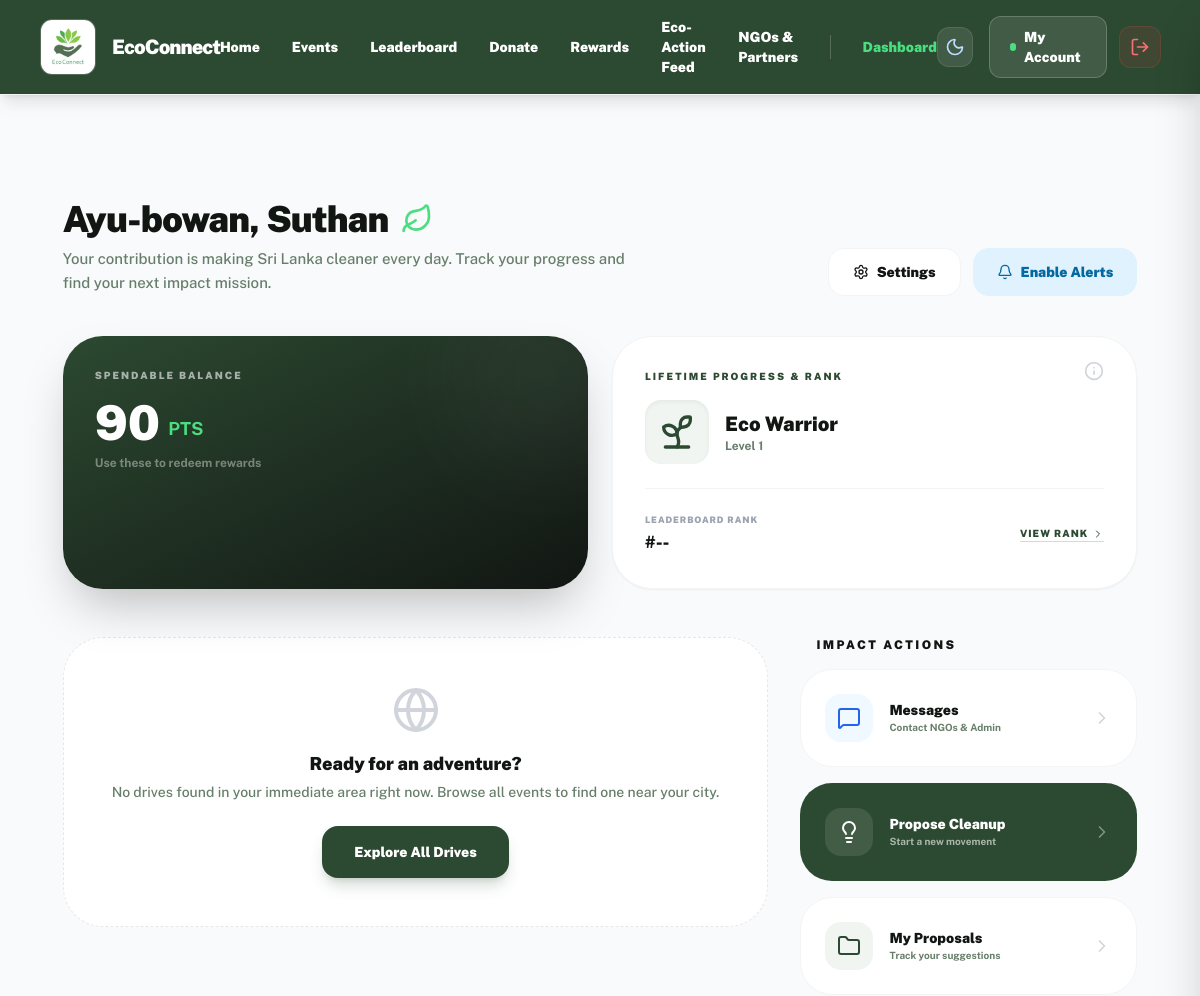
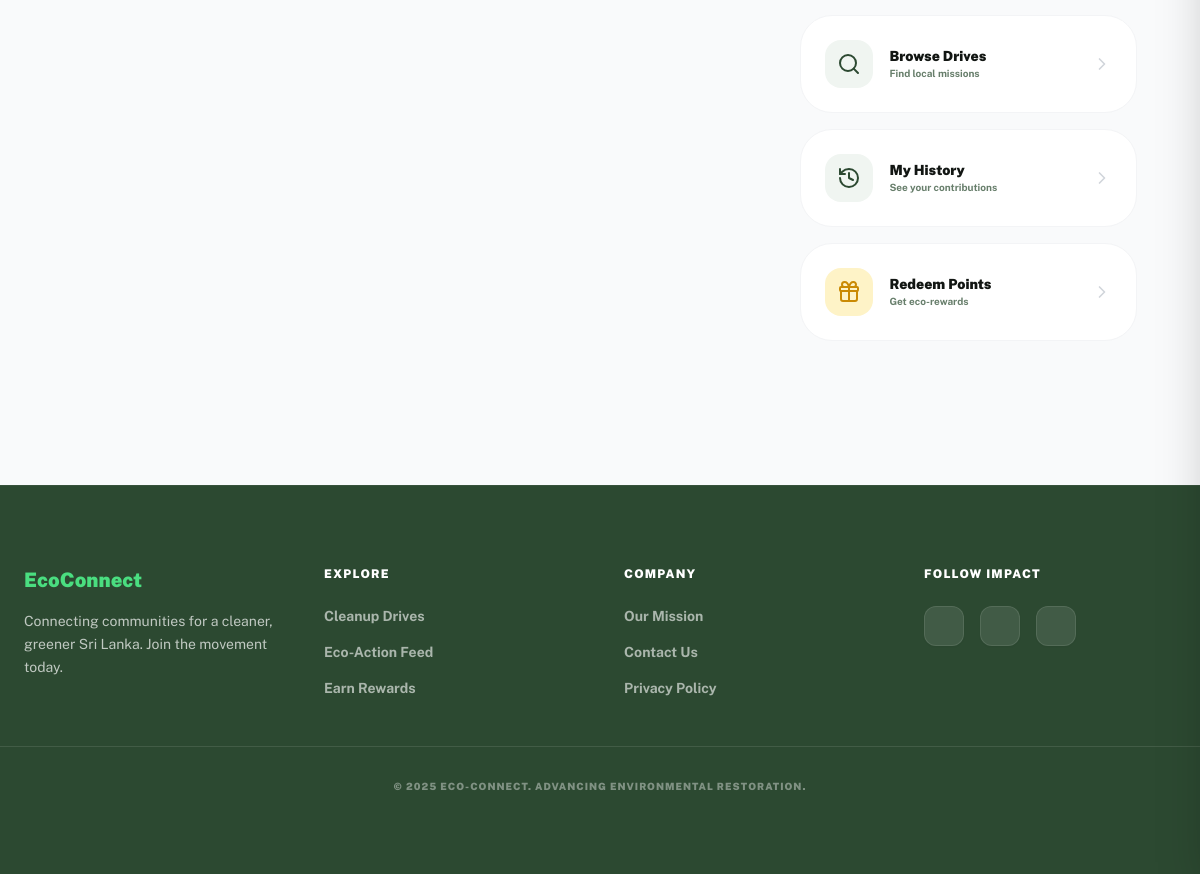
Page /index.php?route=user_dashboard (signed in) on the committed database (2 pictures, top to bottom).
### tables this page shows
CREATE TABLE `users` (
  `id` int(11) NOT NULL,
  `name` varchar(100) NOT NULL,
  `email` varchar(150) NOT NULL,
  `password` varchar(255) NOT NULL,
  `role` enum('user','ngo','admin') NOT NULL DEFAULT 'user',
  `phone` varchar(20) DEFAULT NULL,
  `city` varchar(100) DEFAULT NULL,
  `is_active` tinyint(1) NOT NULL DEFAULT 1,
  `created_at` timestamp NOT NULL DEFAULT current_timestamp(),
  `updated_at` timestamp NOT NULL DEFAULT current_timestamp() ON UPDATE current_timestamp(),
  `admin` tinyint(1) NOT NULL DEFAULT 0,
  `points` int(11) DEFAULT 0,
  `lifetime_points` int(11) NOT NULL DEFAULT 0,
  `latitude` decimal(10,8) DEFAULT NULL,
  `longitude` decimal(11,8) DEFAULT NULL,
  `last_active_at` datetime DEFAULT current_timestamp(),
  `last_reengagement_email_at` datetime DEFAULT NULL
);

### app/views/user/dashboard.php (the view, shortened to what the rows shown need)
<div class="max-w-6xl mx-auto px-4 py-12">
  <div class="mb-10 flex flex-col md:flex-row md:items-end justify-between gap-6">
    <div>
      <h1 class="text-[#121613] dark:text-white text-4xl font-black tracking-tight mb-2 flex items-center gap-3">
        Ayu-bowan, <?php echo h($user['name'] ?? 'Volunteer'); ?> <i data-lucide="leaf" class="w-8 h-8 text-[#4ade80]"></i>
      </h1>
      <p class="text-[15px] text-[#677e6b] dark:text-gray-400 font-medium leading-relaxed max-w-xl">
        Your contribution is making Sri Lanka cleaner every day. Track your progress and find your next impact mission.
      </p>
    </div>
    <div class="flex gap-3">
        <a href="index.php?route=user_edit_profile" class="h-12 px-6 rounded-2xl bg-white dark:bg-darkSurface border border-gray-100 dark:border-white/5 flex items-center justify-center gap-2 text-sm font-black text-[#121613] dark:text-white hover:shadow-lg transition-all active:scale-95">
            <i data-lucide="settings" class="w-4 h-4"></i> Settings
        </a>
        <button onclick="requestNotifyPermission()" id="notifyBtn" class="hidden h-12 px-6 rounded-2xl bg-[#e0f2fe] dark:bg-blue-500/10 flex items-center justify-center gap-2 text-sm font-black text-[#0369a1] dark:text-blue-400 hover:shadow-lg transition-all active:scale-95">
            <i data-lucide="bell" class="w-4 h-4"></i> Enable Alerts
        </button>
    </div>
  </div>
  <div class="grid grid-cols-1 md:grid-cols-2 gap-6 mb-12">
    <div class="relative overflow-hidden group rounded-[40px] bg-gradient-to-br from-[#2c4931] to-[#121613] p-8 shadow-2xl">
      <div class="absolute -right-6 -top-6 w-32 h-32 bg-white/10 rounded-full blur-3xl group-hover:scale-150 transition-transform duration-700"></div>
      <p class="text-[10px] font-black text-white/60 uppercase tracking-[0.2em] mb-4">Spendable Balance</p>
      <div class="flex items-end gap-2 mb-2">
        <span class="text-5xl font-black text-white leading-none"><?php echo number_format($points); ?></span>
        <span class="text-lg font-bold text-[#4ade80] mb-1">PTS</span>
      </div>
      <p class="text-xs text-white/40 font-bold">Use these to redeem rewards</p>
    </div>
    <div class="rounded-[40px] bg-white dark:bg-darkSurface border border-gray-100 dark:border-white/5 p-8 shadow-sm flex flex-col justify-between hover:shadow-xl transition-all duration-300 relative group cursor-pointer" onclick="openRankModal()">
      <div class="absolute top-6 right-8 text-gray-300 group-hover:text-primary transition-colors">
        <i data-lucide="info" class="w-5 h-5"></i>
      </div>
      <div>
        <p class="text-[10px] font-black text-primary dark:text-[#4ade80]/60 uppercase tracking-[0.2em] mb-4">Lifetime Progress & Rank</p>
        <div class="flex items-center gap-4 mb-6">
            <div class="w-16 h-16 rounded-2xl bg-[#f0f5f1] dark:bg-white/5 flex items-center justify-center text-3xl shadow-inner group-hover:scale-110 transition-transform duration-500 text-primary dark:text-[#4ade80]">
                <?php
                    if($lifetimePoints >= 1000) echo '<i data-lucide="crown" class="w-10 h-10"></i>';
                    elseif($lifetimePoints >= 500) echo '<i data-lucide="medal" class="w-10 h-10"></i>';
                    elseif($lifetimePoints >= 100) echo '<i data-lucide="award" class="w-10 h-10 text-gray-400"></i>';
                    else echo '<i data-lucide="sprout" class="w-10 h-10"></i>';
                ?>
            </div>
            <div>
                <h3 class="text-xl font-black text-[#121613] dark:text-white">
                    <?php
                        if($lifetimePoints >= 1000) echo 'Elite Guardian';
                        elseif($lifetimePoints >= 500) echo 'Silver Warrior';
                        elseif($lifetimePoints >= 100) echo 'Green Hero';
                        else echo 'Eco Warrior';
                    ?>
                </h3>
                <p class="text-xs text-[#677e6b] dark:text-gray-400 font-bold">Level <?php echo floor($lifetimePoints/100) + 1; ?></p>
            </div>
        </div>
        <div class="pt-6 border-t border-gray-100 dark:border-white/5 flex items-center justify-between">
            <div>
                <p class="text-[9px] font-black text-gray-400 uppercase tracking-widest mb-1">Leaderboard Rank</p>
                <p class="text-[17px] font-black text-[#121613] dark:text-white flex items-center gap-2">
                    <?php
                    if ($userRank === null) {
                      echo '#--';
                    } elseif ($userRank <= 10) {
                      echo "#{$userRank}";
                    } else {
                      echo 'Top 50';
                    }
                    ?>
                </p>
            </div>
            <span class="text-[10px] font-black text-primary dark:text-[#4ade80] uppercase tracking-widest border-b border-primary/20 flex items-center gap-1">
                View Rank <i data-lucide="chevron-right" class="w-3 h-3"></i>
            </span>
        </div>
      </div>
    </div>
  </div>
  <div class="grid grid-cols-1 lg:grid-cols-3 gap-8">
    <div class="lg:col-span-2 space-y-6">
        <?php if (!empty($nearbyProjects)): ?>
          <div class="rounded-[40px] bg-[#f0fdf4] dark:bg-green-500/5 border border-[#dcfce7] dark:border-green-500/10 p-8">
            <div class="flex items-center justify-between mb-8">
              <div class="flex items-center gap-3">
                <div class="relative flex h-3 w-3">
                  <span class="animate-ping absolute inline-flex h-full w-full rounded-full bg-red-400 dark:bg-red-500/50 opacity-75"></span>
                  <span class="relative inline-flex rounded-full h-3 w-3 bg-red-500"></span>
                </div>
                <h3 class="text-xl font-black text-[#121613] dark:text-white">Nearby Drives</h3>
              </div>
              <span class="px-4 py-1.5 rounded-full bg-white dark:bg-white/5 text-[10px] font-extrabold text-primary dark:text-[#4ade80] border border-[#dcfce7] dark:border-white/5">Within 5km</span>
            </div>
            <div class="grid grid-cols-1 md:grid-cols-2 gap-4">
              <?php foreach ($nearbyProjects as $proj): ?>
                <div class="bg-white dark:bg-darkSurface rounded-3xl p-6 shadow-sm border border-black/5 dark:border-white/5 hover:border-[#4ade80] transition-all group">
                  <div class="mb-4">
                    <p class="text-[10px] font-black text-[#677e6b] dark:text-gray-500 uppercase tracking-widest mb-1">Local Event</p>
                    <h4 class="text-[17px] font-black text-[#121613] dark:text-white group-hover:text-primary dark:group-hover:text-[#4ade80] transition-colors"><?php echo h($proj['title']); ?></h4>
                  </div>
                  <div class="flex items-center justify-between">
                    <div class="flex items-center gap-2">
                        <i data-lucide="map-pin" class="w-3.5 h-3.5 text-primary"></i>
                        <span class="text-xs font-bold text-[#677e6b] dark:text-gray-400"><?php echo round($proj['distance'], 1); ?> km away</span>
                    </div>
                    <a href="index.php?route=event_show&id=<?php echo (int)$proj['id']; ?>"
                       class="text-xs font-black text-primary dark:text-primary uppercase tracking-widest bg-[#f0f5f1] dark:bg-[#4ade80] px-4 py-2 rounded-xl hover:scale-105 transition-all flex items-center gap-1">
                      Join <i data-lucide="chevron-right" class="w-3.5 h-3.5"></i>
                    </a>
                  </div>
                </div>
              <?php endforeach; ?>
            </div>
          </div>
        <?php else: ?>
           <div class="rounded-[40px] bg-white dark:bg-darkSurface border border-dashed border-gray-200 dark:border-white/10 p-12 text-center">
              <div class="text-5xl mb-4 text-gray-300 flex justify-center">
                <i data-lucide="globe" class="w-12 h-12"></i>
              </div>
              <h3 class="text-lg font-black text-[#121613] dark:text-white mb-1">Ready for an adventure?</h3>
              <p class="text-sm text-[#677e6b] dark:text-gray-400 mb-6 font-medium">No drives found in your immediate area right now. Browse all events to find one near your city.</p>
              <a href="index.php?route=events" class="inline-flex rounded-2xl bg-primary dark:bg-[#4ade80] dark:text-primary px-8 py-4 text-sm font-black text-white hover:scale-105 transition-all shadow-lg shadow-primary/20">
                Explore All Drives
              </a>
           </div>
        <?php endif; ?>
    </div>
    <div class="space-y-4">
        <h3 class="text-xs font-black text-[#121613] dark:text-white uppercase tracking-[0.2em] px-4 mb-2">Impact Actions</h3>
        <a href="index.php?route=messages" class="group flex items-center justify-between p-6 rounded-[32px] bg-white dark:bg-darkSurface border border-gray-100 dark:border-white/5 hover:shadow-xl transition-all duration-300">
           <div class="flex items-center gap-4">
               <div class="w-12 h-12 rounded-2xl bg-[#f0f9ff] dark:bg-blue-500/10 flex items-center justify-center text-blue-600 group-hover:scale-110 transition-transform">
                 <i data-lucide="message-square" class="w-6 h-6"></i>
               </div>
               <div>
                   <p class="text-sm font-black text-[#121613] dark:text-white">Messages</p>
                   <p class="text-[10px] text-[#677e6b] dark:text-gray-400 font-bold">Contact NGOs & Admin</p>
               </div>
           </div>
           <span class="text-gray-300 dark:text-gray-600 group-hover:translate-x-1 transition-transform">
                <i data-lucide="chevron-right" class="w-5 h-5"></i>
           </span>
        </a>
        <a href="index.php?route=user_propose_cleanup" class="group flex items-center justify-between p-6 rounded-[32px] bg-primary dark:bg-[#4ade80] border border-transparent hover:shadow-xl transition-all duration-300">
           <div class="flex items-center gap-4">
               <div class="w-12 h-12 rounded-2xl bg-white/10 dark:bg-black/10 flex items-center justify-center text-white dark:text-primary group-hover:scale-110 transition-transform">
                 <i data-lucide="lightbulb" class="w-6 h-6"></i>
               </div>
               <div>
                   <p class="text-sm font-black text-white dark:text-primary">Propose Cleanup</p>
                   <p class="text-[10px] text-white/60 dark:text-primary/60 font-bold">Start a new movement</p>
               </div>
           </div>
           <span class="text-white/40 dark:text-primary/40 group-hover:translate-x-1 transition-transform">
                <i data-lucide="chevron-right" class="w-5 h-5"></i>
           </span>
        </a>
        <a href="index.php?route=user_my_proposals" class="group flex items-center justify-between p-6 rounded-[32px] bg-white dark:bg-darkSurface border border-gray-100 dark:border-white/5 hover:shadow-xl transition-all duration-300">
           <div class="flex items-center gap-4">
               <div class="w-12 h-12 rounded-2xl bg-[#f0f5f1] dark:bg-white/5 flex items-center justify-center text-primary dark:text-[#4ade80] group-hover:scale-110 transition-transform">
                 <i data-lucide="folder" class="w-6 h-6"></i>
               </div>
               <div>
                   <p class="text-sm font-black text-[#121613] dark:text-white">My Proposals</p>
                   <p class="text-[10px] text-[#677e6b] dark:text-gray-400 font-bold">Track your suggestions</p>
               </div>
           </div>
           <span class="text-gray-300 dark:text-gray-600 group-hover:translate-x-1 transition-transform">
                <i data-lucide="chevron-right" class="w-5 h-5"></i>
           </span>
        </a>
        <a href="index.php?route=events" class="group flex items-center justify-between p-6 rounded-[32px] bg-white dark:bg-darkSurface border border-gray-100 dark:border-white/5 hover:shadow-xl transition-all duration-300">
           <div class="flex items-center gap-4">
               <div class="w-12 h-12 rounded-2xl bg-[#f0f5f1] dark:bg-white/5 flex items-center justify-center text-primary dark:text-[#4ade80] group-hover:scale-110 transition-transform">
                 <i data-lucide="search" class="w-6 h-6"></i>
               </div>
               <div>
                   <p class="text-sm font-black text-[#121613] dark:text-white">Browse Drives</p>
                   <p class="text-[10px] text-[#677e6b] dark:text-gray-400 font-bold">Find local missions</p>
               </div>
           </div>
           <span class="text-gray-300 dark:text-gray-600 group-hover:translate-x-1 transition-transform">
                <i data-lucide="chevron-right" class="w-5 h-5"></i>
           </span>
        </a>
        <a href="index.php?route=user_my_cleanups" class="group flex items-center justify-between p-6 rounded-[32px] bg-white dark:bg-darkSurface border border-gray-100 dark:border-white/5 hover:shadow-xl transition-all duration-300">
           <div class="flex items-center gap-4">
               <div class="w-12 h-12 rounded-2xl bg-[#f0f5f1] dark:bg-white/5 flex items-center justify-center text-primary dark:text-[#4ade80] group-hover:scale-110 transition-transform">
                 <i data-lucide="history" class="w-6 h-6"></i>
               </div>
               <div>
                   <p class="text-sm font-black text-[#121613] dark:text-white">My History</p>
                   <p class="text-[10px] text-[#677e6b] dark:text-gray-400 font-bold">See your contributions</p>
               </div>
           </div>
           <span class="text-gray-300 dark:text-gray-600 group-hover:translate-x-1 transition-transform">
                <i data-lucide="chevron-right" class="w-5 h-5"></i>
           </span>
        </a>
        <a href="index.php?route=rewards" class="group flex items-center justify-between p-6 rounded-[32px] bg-white dark:bg-darkSurface border border-gray-100 dark:border-white/5 hover:shadow-xl transition-all duration-300">
           <div class="flex items-center gap-4">
               <div class="w-12 h-12 rounded-2xl bg-[#fef3c7] dark:bg-yellow-500/10 flex items-center justify-center text-yellow-600 group-hover:scale-110 transition-transform">
                 <i data-lucide="gift" class="w-6 h-6"></i>
               </div>
               <div>
                   <p class="text-sm font-black text-[#121613] dark:text-white">Redeem Points</p>
                   <p class="text-[10px] text-[#677e6b] dark:text-gray-400 font-bold">Get eco-rewards</p>
               </div>
           </div>
           <span class="text-gray-300 dark:text-gray-600 group-hover:translate-x-1 transition-transform">
                <i data-lucide="chevron-right" class="w-5 h-5"></i>
           </span>
        </a>
    </div>
  </div>
</div>

### rows in the picture
users: name "Suthan", points "90", floor($lifetimePoints/100) + 1 "1"
